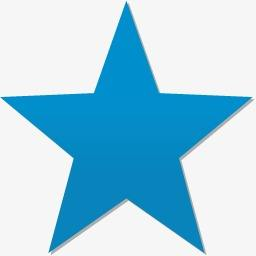
#> input picture image/harris.jpeg, 256 x 256 px, found by its file name
$ python Harris.py
#> lines starting #> are read from the running program, lines starting #| are printed output that depends on the picture; after the words box and inside, x2 and y2 are one past the last pixel; in counts of white or black regions, pixels touching at a corner belong together
from cv2 import cv2 as cv
from matplotlib import pyplot as plt
import numpy as np


filename = 'image/harris.jpeg'
img = cv.imread(filename)
#> img is the input picture: shape (256, 256, 3); mean B, G, R 227.5, 207.2, 161.3
gray = cv.cvtColor(img,cv.COLOR_BGR2GRAY)
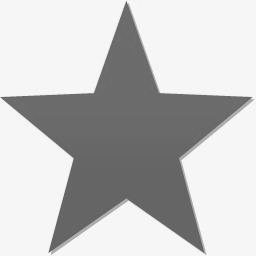
#> gray: shape (256, 256); min 81, max 255, mean 195.8
gray = np.float32(gray)
# 输入图像必须是 float32 ,最后一个参数在 0.04 到 0.05 之间
dst = cv.cornerHarris(gray,2,3,0.04)
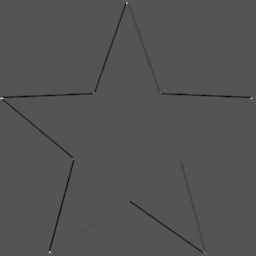
#> dst: shape (256, 256) float32; min -14866769, max 30210020, mean -130258.5; drawn with min black and max white
#result is dilated for marking the corners, not important
dst = cv.dilate(dst,None)
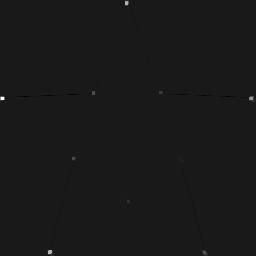
#> dst: shape (256, 256) float32; min -3347678.8, max 30210020, mean 20183.7; drawn with min black and max white
# Threshold for an optimal value, it may vary depending on the image.
img[dst>0.01*dst.max()]=[0,0,255]
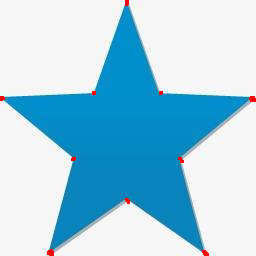
#> img: shape (256, 256, 3); 0.38% of pixels changed, all inside (x1, y1, x2, y2) = (0, 0, 256, 256)
cv.imshow('dst',img)
if cv.waitKey(0) & 0xff == 27:
#> (key Esc is pressed here)
    cv.destroyAllWindows()
